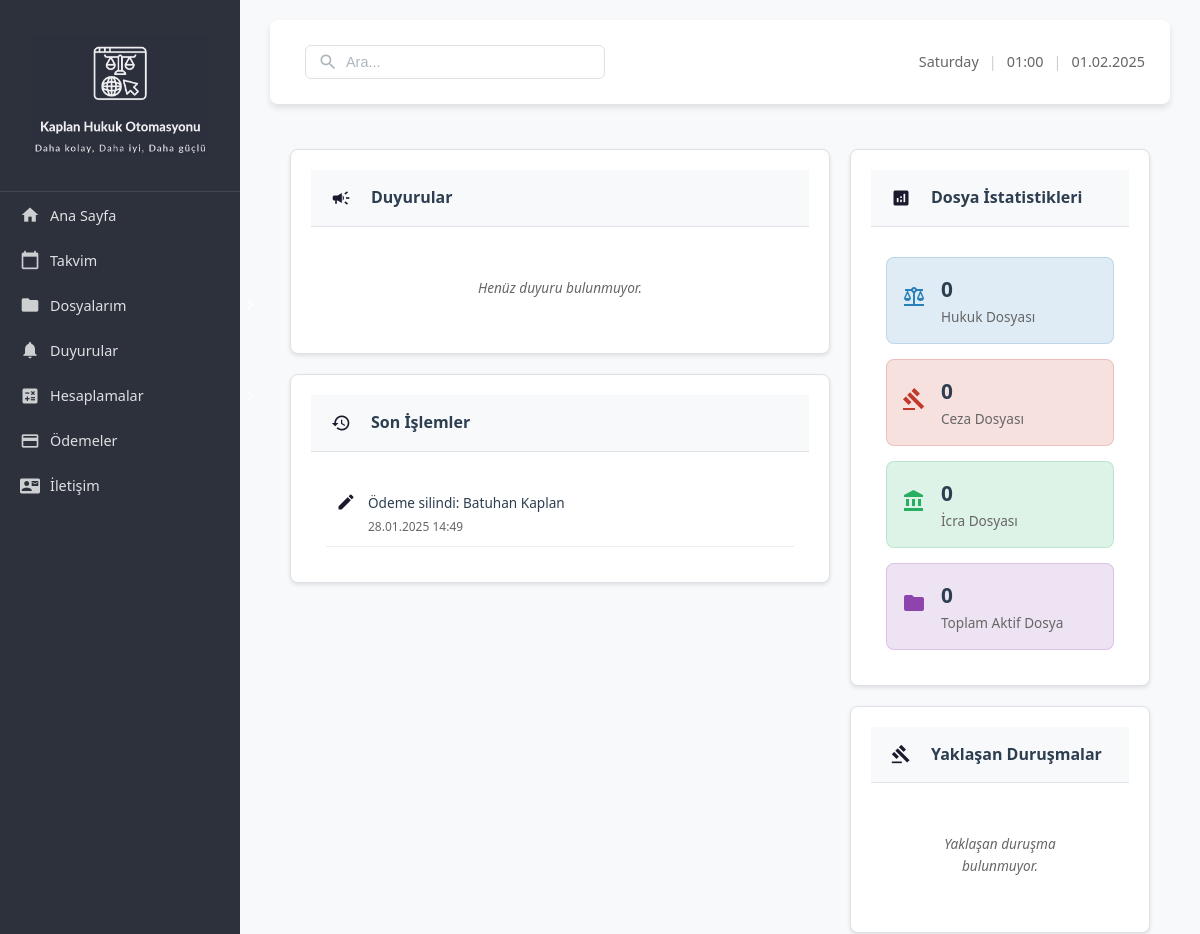
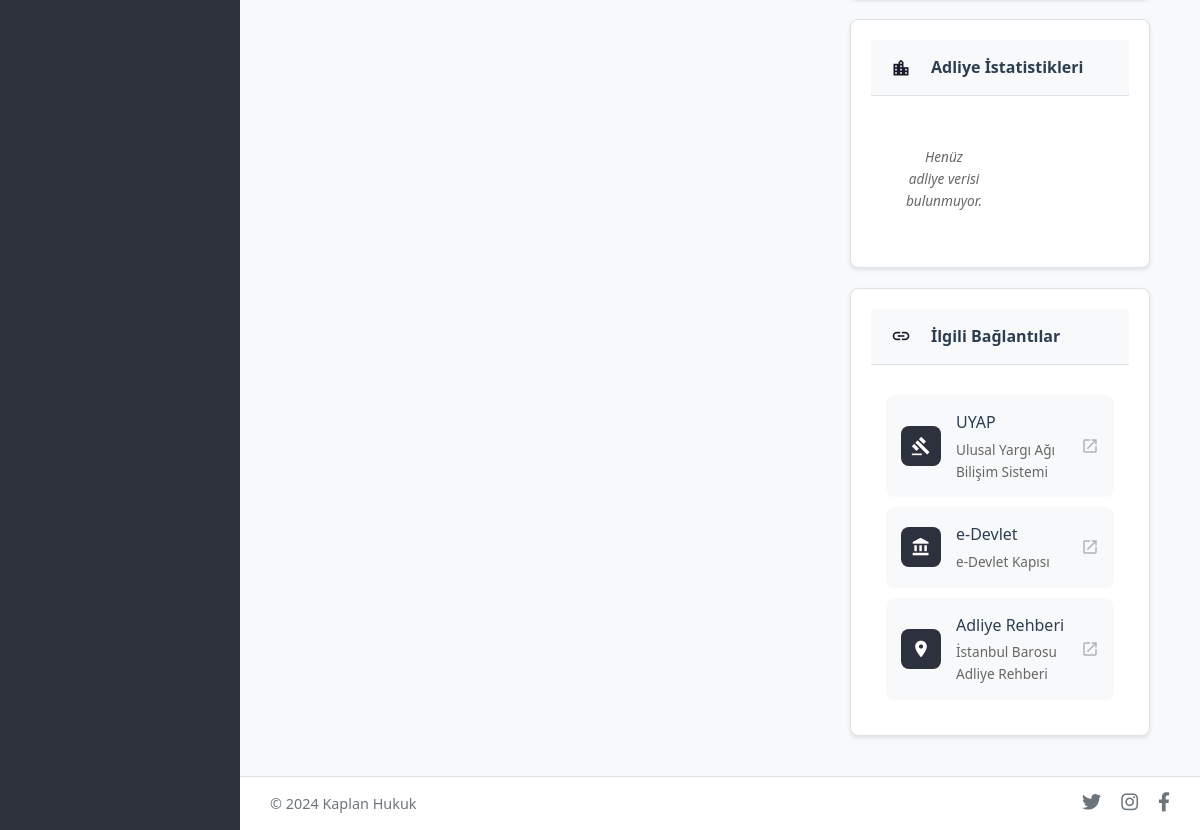
The page / on the database its author committed (2 pictures, top to bottom).
### app.py (models this page shows)
class ActivityLog(db.Model):
    id = db.Column(db.Integer, primary_key=True)
    activity_type = db.Column(db.String(50), nullable=False)  # 'dosya_ekleme', 'masraf_ekleme', 'belge_yukleme', vs.
    description = db.Column(db.String(250), nullable=False)
    timestamp = db.Column(db.DateTime, nullable=False, default=datetime.now)
    user_id = db.Column(db.Integer, db.ForeignKey('user.id'), nullable=False)
    related_case_id = db.Column(db.Integer, db.ForeignKey('case_file.id'), nullable=True)

### app.py (the view)
@app.route('/')
def anasayfa():
    announcements = Announcement.query.all()
    hukuk_count = CaseFile.query.filter_by(file_type='hukuk').count()
    ceza_count = CaseFile.query.filter_by(file_type='ceza').count()
    icra_count = CaseFile.query.filter_by(file_type='icra').count()
    recent_activities = ActivityLog.query.order_by(ActivityLog.timestamp.desc()).limit(5).all()
    total_activities = ActivityLog.query.count()
    upcoming_hearings = CalendarEvent.query.filter(
        CalendarEvent.date >= datetime.now().date(),
        CalendarEvent.event_type == 'durusma'
    ).order_by(CalendarEvent.date, CalendarEvent.time).limit(3).all()
    total_hearings = CalendarEvent.query.filter(
        CalendarEvent.date >= datetime.now().date(),
        CalendarEvent.event_type == 'durusma'
    ).count()
    total_active_cases = CaseFile.query.filter_by(status='Aktif').count()
    courthouse_stats = db.session.query(
        CaseFile.courthouse,
        db.func.count(CaseFile.id).label('total_cases')
    ).group_by(CaseFile.courthouse)\
    .order_by(db.func.count(CaseFile.id).desc())\
    .limit(4).all()
    return render_template('anasayfa.html',
                         announcements=announcements,
                         hukuk_count=hukuk_count,
                         ceza_count=ceza_count,
                         icra_count=icra_count,
                         total_active_cases=total_active_cases,
                         recent_activities=recent_activities,
                         total_activities=total_activities,
                         upcoming_hearings=upcoming_hearings,
                         total_hearings=total_hearings,
                         courthouse_stats=courthouse_stats)

### app.py (called while the page is built)
@app.context_processor
def inject_datetime():
    try:
        now = datetime.now()
        current_time = {
            'weekday': now.strftime('%A'),  # Gün adı
            'time': now.strftime('%H:%M'),  # Saat
            'date': now.strftime('%d.%m.%Y')  # Tarih
        }
    except Exception:
        current_time = {
            'weekday': '',
            'time': '',
            'date': ''
        }
    return dict(current_time=current_time)

### templates/anasayfa.html (shortened to what this page needs)
{% extends "layout.html" %}
{% block content %}
<div class="dashboard-container">
    <div class="dashboard-left">
        <div class="dashboard-card announcements-board">
            <div class="card-header">
                <h3><i class="material-icons">campaign</i>Duyurular</h3>
            </div>
            <div class="announcements-content">
                {% for announcement in announcements %}
                <div class="announcement-item">
                    <div class="announcement-title">{{ announcement.title }}</div>
                    <div class="announcement-text">{{ announcement.content }}</div>
                </div>
                {% else %}
                <div class="no-data">Henüz duyuru bulunmuyor.</div>
                {% endfor %}
            </div>
        </div>
        <div class="dashboard-card recent-activities">
            <div class="card-header">
                <h3><i class="material-icons">history</i>Son İşlemler</h3>
            </div>
            <div class="activities-list" id="activitiesList">
                {% for activity in recent_activities %}
                <div class="activity-item">
                    <div class="activity-icon">
                        {% if activity.activity_type == 'dosya_ekleme' %}
                            <i class="material-icons">folder_add</i>
                        {% elif activity.activity_type == 'masraf_ekleme' %}
                            <i class="material-icons">payments</i>
                        {% elif activity.activity_type == 'belge_yukleme' %}
                            <i class="material-icons">upload_file</i>
                        {% elif activity.activity_type == 'durusma_ekleme' %}
                            <i class="material-icons">event</i>
                        {% else %}
                            <i class="material-icons">edit</i>
                        {% endif %}
                    </div>
                    <div class="activity-details">
                        <div class="activity-description">{{ activity.description }}</div>
                        <div class="activity-time">{{ activity.timestamp.strftime('%d.%m.%Y %H:%M') }}</div>
                    </div>
                </div>
                {% else %}
                <div class="no-data">Henüz işlem kaydı bulunmuyor.</div>
                {% endfor %}
            </div>
        </div>
    </div>
    <div class="dashboard-right">
        <div class="dashboard-card stats-container">
            <div class="card-header">
                <h3><i class="material-icons">analytics</i>Dosya İstatistikleri</h3>
            </div>
            <div class="stats-grid">
                <div class="stats-row">
                    <a href="{{ url_for('dosya_sorgula', file_type='hukuk') }}" class="stat-item hukuk-box">
                        <div class="stat-icon">
                            <i class="material-icons">balance</i>
                        </div>
                        <div class="stat-details">
                            <div class="stat-number">{{ hukuk_count }}</div>
                            <div class="stat-label">Hukuk Dosyası</div>
                        </div>
                    </a>
                    <a href="{{ url_for('dosya_sorgula', file_type='ceza') }}" class="stat-item ceza-box">
                        <div class="stat-icon">
                            <i class="material-icons">gavel</i>
                        </div>
                        <div class="stat-details">
                            <div class="stat-number">{{ ceza_count }}</div>
                            <div class="stat-label">Ceza Dosyası</div>
                        </div>
                    </a>
                </div>
                <div class="stats-row">
                    <a href="{{ url_for('dosya_sorgula', file_type='icra') }}" class="stat-item icra-box">
                        <div class="stat-icon">
                            <i class="material-icons">account_balance</i>
                        </div>
                        <div class="stat-details">
                            <div class="stat-number">{{ icra_count }}</div>
                            <div class="stat-label">İcra Dosyası</div>
                        </div>
                    </a>
                    <a href="{{ url_for('dosya_sorgula', status='Aktif') }}" class="stat-item total-box">
                        <div class="stat-icon">
                            <i class="material-icons">folder</i>
                        </div>
                        <div class="stat-details">
                            <div class="stat-number">{{ total_active_cases }}</div>
                            <div class="stat-label">Toplam Aktif Dosya</div>
                        </div>
                    </a>
                </div>
            </div>
        </div>
        <div class="dashboard-card upcoming-hearings">
            <div class="card-header">
                <h3><i class="material-icons">gavel</i>Yaklaşan Duruşmalar</h3>
            </div>
            <div class="hearings-list">
                {% for hearing in upcoming_hearings %}
                <div class="hearing-item">
                    <div class="hearing-date">
                        <i class="material-icons">event</i>
                        {{ hearing.date.strftime('%d.%m.%Y') }}
                    </div>
                    <div class="hearing-time">
                        <i class="material-icons">schedule</i>
                        {{ hearing.time.strftime('%H:%M') }}
                    </div>
                    <div class="hearing-details">{{ hearing.title }}</div>
                </div>
                {% else %}
                <div class="no-data">Yaklaşan duruşma bulunmuyor.</div>
                {% endfor %}
            </div>
        </div>
        <div class="dashboard-card courthouse-stats">
            <div class="card-header">
                <h3><i class="material-icons">location_city</i>Adliye İstatistikleri</h3>
            </div>
            <div class="courthouse-grid">
                {% for stat in courthouse_stats %}
                <div class="courthouse-item">
                    <div class="courthouse-icon">
                        <i class="material-icons">business</i>
                    </div>
                    <div class="courthouse-details">
                        <div class="courthouse-name">{{ stat.courthouse }}</div>
                        <div class="courthouse-count">{{ stat.total_cases }} Dosya</div>
                    </div>
                </div>
                {% else %}
                <div class="no-data">Henüz adliye verisi bulunmuyor.</div>
                {% endfor %}
            </div>
        </div>
        <div class="dashboard-card quick-links">
            <div class="card-header">
                <h3><i class="material-icons">link</i>İlgili Bağlantılar</h3>
            </div>
            <div class="links-container">
                <a href="https://avukat.uyap.gov.tr/main/avukat/index.jsp?v=3784" target="_blank" class="quick-link">
                    <div class="link-icon">
                        <i class="material-icons">gavel</i>
                    </div>
                    <div class="link-content">
                        <h4>UYAP</h4>
                        <p>Ulusal Yargı Ağı Bilişim Sistemi</p>
                    </div>
                    <i class="material-icons link-arrow">open_in_new</i>
                </a>
                <a href="https://www.turkiye.gov.tr/" target="_blank" class="quick-link">
                    <div class="link-icon">
                        <i class="material-icons">account_balance</i>
                    </div>
                    <div class="link-content">
                        <h4>e-Devlet</h4>
                        <p>e-Devlet Kapısı</p>
                    </div>
                    <i class="material-icons link-arrow">open_in_new</i>
                </a>
                <a href="https://www.istanbulbarosu.org.tr/adliyerehberi.aspx" target="_blank" class="quick-link">
                    <div class="link-icon">
                        <i class="material-icons">location_on</i>
                    </div>
                    <div class="link-content">
                        <h4>Adliye Rehberi</h4>
                        <p>İstanbul Barosu Adliye Rehberi</p>
                    </div>
                    <i class="material-icons link-arrow">open_in_new</i>
                </a>
            </div>
        </div>
    </div>
</div>
{% endblock %}

### static/style.css (style rules this page uses)
:root { --primary-color: #1a1a2e; --secondary-color: #6c757d; --accent-color: #6610f2; --background-color: #f8f9fa; --text-color: #212529; --text-light: #ffffff; --border-color: #dee2e6; --hover-color: #0b5ed7; --success-color: #198754; --warning-color: #ffc107; --danger-color: #dc3545; --shadow: 0 4px 6px rgba(0, 0, 0, 0.1); }
body { margin: 0; padding: 0; box-sizing: border-box; font-family: 'Segoe UI', sans-serif; background-color: var(--background-color); color: var(--text-color); font-size: 14px; line-height: 1.6; }
.dashboard-card { background: var(--text-light); border-radius: 8px; padding: 20px; box-shadow: var(--shadow); transition: transform 0.2s ease; border: 1px solid var(--border-color); }
.card-header { display: flex; align-items: center; margin-bottom: 15px; }
.card-header i { font-size: 24px; margin-right: 10px; color: var(--primary-color); }
.card-header h3 { margin: 0; font-size: 1.1rem; color: var(--text-color); }

### templates/anasayfa.html (style rules this page uses)
.dashboard-container { display: flex; gap: 20px; padding: 20px; }
.dashboard-left { flex: 2; display: flex; flex-direction: column; gap: 20px; }
.dashboard-right { flex: 1; min-width: 300px; }
.dashboard-card { background: white; border-radius: 8px; box-shadow: 0 2px 4px rgba(0,0,0,0.1); overflow: hidden; font-size: 0.85rem; }
.card-header { padding: 15px 20px; background: #f8f9fa; border-bottom: 1px solid #dee2e6; }
.card-header h3 { margin: 0; display: flex; align-items: center; gap: 10px; font-size: 1rem; color: #2c3e50; }
.card-header i { font-size: 20px; color: var(--primary-color); }
.announcements-content { padding: 15px; }
.activities-list { max-height: 400px; overflow-y: auto; transition: max-height 0.3s ease; padding: 15px; }
.activity-item { display: flex; gap: 12px; padding: 10px; border-bottom: 1px solid #eee; }
.activity-icon i { font-size: 20px; color: var(--primary-color); }
.activity-description { font-size: 0.85rem; color: #2c3e50; }
.activity-time { font-size: 0.75rem; color: #666; margin-top: 3px; }
.stats-grid { padding: 15px; display: flex; flex-direction: column; gap: 15px; }
.stats-row { display: grid; grid-template-columns: repeat(2, 1fr); gap: 15px; }
.stat-item { display: flex; align-items: center; gap: 15px; padding: 15px; border-radius: 8px; transition: all 0.2s ease; text-decoration: none; color: inherit; }
.stat-icon i { font-size: 24px; color: var(--primary-color); }
.stat-number { font-size: 1.3rem; font-weight: 600; color: #2c3e50; }
.stat-label { font-size: 0.85rem; color: #666; }
.hearings-list { padding: 15px; }
.no-data { padding: 20px; text-align: center; color: #666; font-style: italic; }
@media (max-width: 1200px) { .stats-row { grid-template-columns: 1fr; } }
.upcoming-hearings { margin-top: 20px; }
.hearings-list { max-height: 250px; overflow-y: auto; }
.hukuk-box { background: rgba(41, 128, 185, 0.15); border: 1px solid rgba(41, 128, 185, 0.2); }
.hukuk-box .stat-icon i { color: #2980b9; }
.ceza-box { background: rgba(192, 57, 43, 0.15); border: 1px solid rgba(192, 57, 43, 0.2); }
.ceza-box .stat-icon i { color: #c0392b; }
.icra-box { background: rgba(39, 174, 96, 0.15); border: 1px solid rgba(39, 174, 96, 0.2); }
.icra-box .stat-icon i { color: #27ae60; }
.total-box { background: rgba(142, 68, 173, 0.15); border: 1px solid rgba(142, 68, 173, 0.2); }
.total-box .stat-icon i { color: #8e44ad; }
.quick-links { margin-top: 20px; }
.links-container { padding: 15px; }
.quick-link { display: flex; align-items: center; padding: 15px; margin-bottom: 10px; background: #f8f9fa; border-radius: 8px; text-decoration: none; color: #2c3e50; transition: all 0.3s ease; }
.quick-link:last-child { margin-bottom: 0; }
.link-icon { display: flex; align-items: center; justify-content: center; width: 40px; height: 40px; background: rgb(45, 48, 61); border-radius: 8px; margin-right: 15px; }
.link-icon i { color: white; font-size: 20px; }
.link-content { flex: 1; }
.link-content h4 { margin: 0; font-size: 1rem; font-weight: 500; }
.link-content p { margin: 3px 0 0 0; font-size: 0.85rem; color: #666; }
.link-arrow { color: #adb5bd; font-size: 18px; margin-left: 10px; transition: transform 0.3s ease; }
.courthouse-stats { margin-top: 20px; }
.courthouse-grid { display: grid; grid-template-columns: repeat(2, 1fr); gap: 15px; padding: 15px; }

### rows shown on the page
ActivityLog: description "Ödeme silindi: Batuhan Kaplan", timestamp "28.01.2025 14:49"

### other values the page prints
{{ current_time.weekday }} "Saturday"
{{ current_time.time }} "01:00"
{{ current_time.date }} "01.02.2025"
{{ hukuk_count }} "0"
{{ ceza_count }} "0"
{{ icra_count }} "0"
{{ total_active_cases }} "0"
